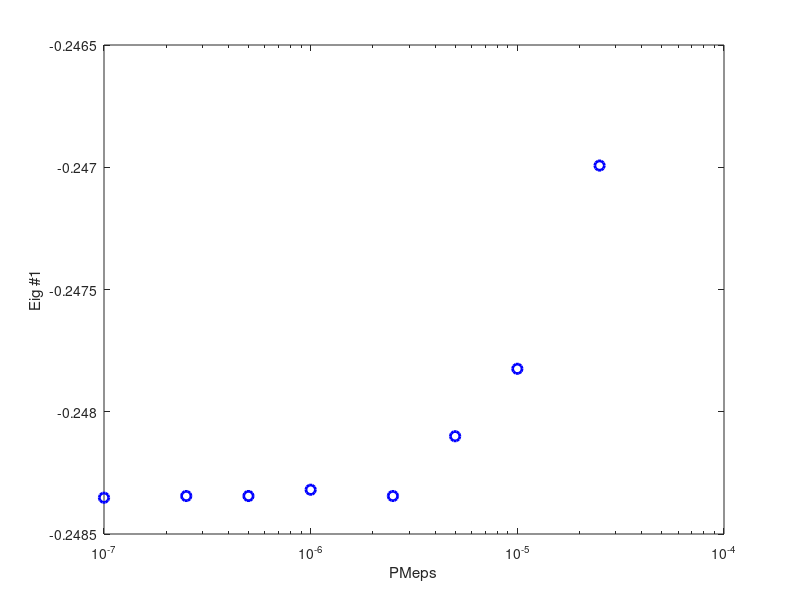
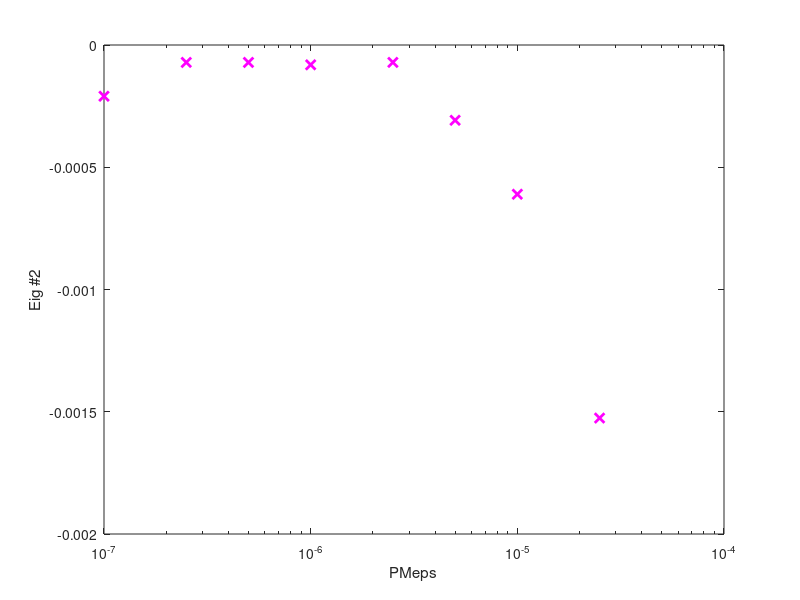
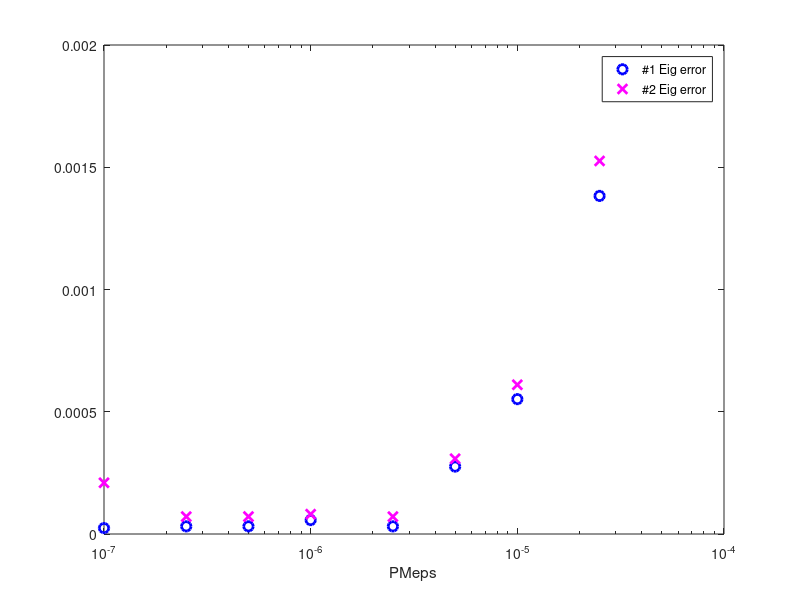

MATLAB code for these plots, in order:
% %bla
% close all
% X_PMeps =       [1e-1           , 1e-2         , 1e-3           , 1e-4            , 1e-5          , 1e-6          , 1e-7   ];
% Y_BigEig =      [-0.6684669698  , 0.3237234935 , -0.1673082087  , -0.24275639632  , -0.247824269  , -0.2483189472 , -0.24835165241  ];
% Y_LittleEig =   [0.1044881404   , 0.3237234935 , -0.0867603787  , -0.00618857139  , -0.000610325  , -0.0000810874 , -0.00020965689];
% 
% figure
% semilogx(X_PMeps,Y_BigEig,'bo','MarkerSize',7,'LineWidth',2)
% xlabel 'PMeps'
% ylabel 'Eig #1'
% figure
% semilogx(X_PMeps,Y_LittleEig,'mx','MarkerSize',7,'LineWidth',2)
% xlabel 'PMeps'
% ylabel 'Eig #2'

%bla
close all
% X_PMeps =       [ 1e-4            ,  5e-5          , 1e-5        , 5e-6          , 1e-6          ,  5e-7           , 1e-7    ];
% Y_BigEig =      [ -0.24275639632  , -0.24559598879 ,-0.247824269 ,-0.24810005686 , -0.2483189472 , -0.24834459233  ,  -0.24835165241  ];
% Y_LittleEig =   [ -0.00618857139  , -0.00306468839 ,-0.000610325 ,-0.00030793508 , -0.0000810874 , -0.00007114986  ,  -0.00020965689];
X_PMeps =       [ 2.5e-5          ,   1e-5       , 5e-6          ,   2.5e-6         , 1e-6          ,  5e-7           , 2.5e-7        , 1e-7    ];
Y_BigEig =      [ -0.246993062835 , -0.247824269 ,-0.24810005686 ,  -0.248344592333 ,-0.2483189472  , -0.24834459233  , -0.2483445923 , -0.24835165241  ];
Y_LittleEig =   [ -0.0015257562   ,-0.000610325  ,-0.00030793508 ,  -0.000071149865 , -0.0000810874 , -0.00007114986  ,-0.00007114986 ,-0.00020965689];
figure
semilogx(X_PMeps,Y_BigEig,'bo','MarkerSize',7,'LineWidth',2)
xlabel 'PMeps'
ylabel 'Eig #1'
figure
semilogx(X_PMeps,Y_LittleEig,'mx','MarkerSize',7,'LineWidth',2)
xlabel 'PMeps'
ylabel 'Eig #2'

BigEiG_error = Y_BigEig - ones(1,length(Y_BigEig))* (-0.248375853254210);
figure
semilogx(X_PMeps,abs(BigEiG_error),'bo','MarkerSize',7,'LineWidth',2)
hold on
semilogx(X_PMeps,abs(Y_LittleEig),'xm','MarkerSize',7,'LineWidth',2)
legend('#1 Eig error','#2 Eig error')
xlabel 'PMeps'